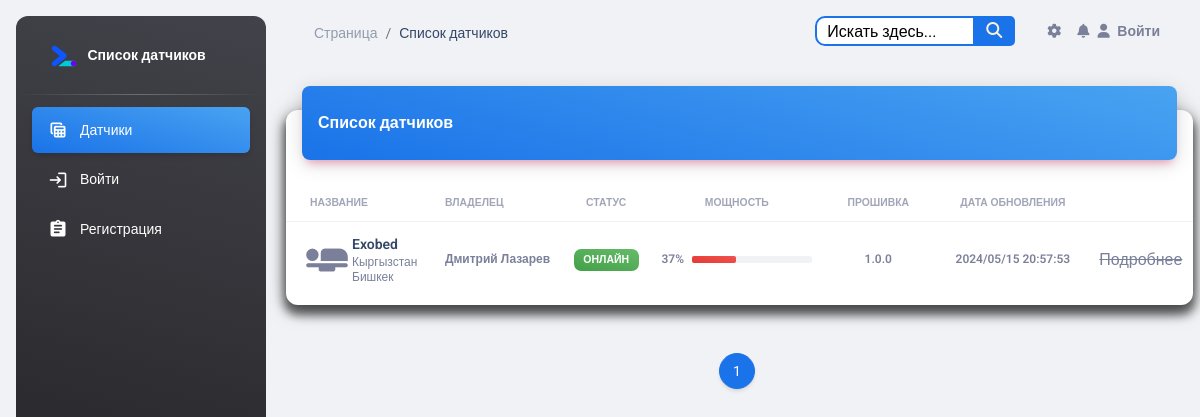
Before: / with the older database file.
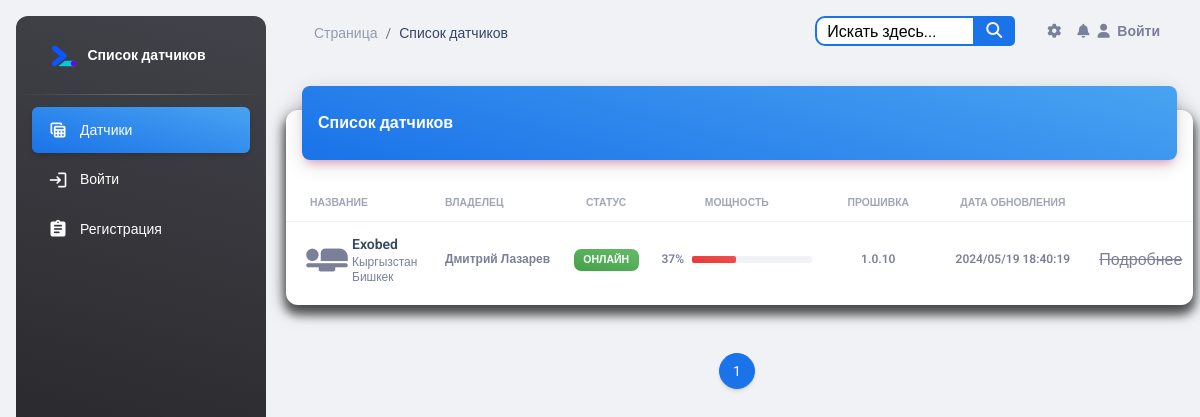
After: the same page with the newer database file.
### esp_sensor/models.py (models this page shows, shortened)
class Sensor(models.Model):
    id = models.AutoField(primary_key=True)
    name = models.CharField('Имя датчика', max_length=100, unique=True)
    slug = models.SlugField(max_length=255, unique=True, db_index=True, verbose_name="URL")
    description = models.TextField('Описание', blank=True)
    owner = models.CharField("Владелец", max_length=100, blank=True)
    date_added = models.DateTimeField('Дата добавления', auto_now=True)
    country = models.ManyToManyField(Country, blank=True, verbose_name='Страна')
    city = models.ManyToManyField(City, blank=True, verbose_name='Город')
    inclusions = models.IntegerField("Количество включений", default=0)
    power = models.IntegerField(default=0, blank=True, verbose_name='Мощность',
                                validators=[MinValueValidator(0), MaxValueValidator(100)])
    watt = models.IntegerField("Потребление мощности", default=0)
    volt = models.IntegerField("Электрическое напряжение", default=0)
    work = models.BooleanField('Онлайн', default=True)
    blocked = models.BooleanField('Заблокирован', default=False)
    start = models.BooleanField('Старт', default=False)
    temperature = models.FloatField('Температура', default=0)
    fan_speed = models.IntegerField('Скорость кулера', default=0)
    ip_address = models.CharField('IP Адрес', max_length=15, blank=True)
    mac_address = models.CharField('MAC Адрес', max_length=20, blank=True)
    confirmed = models.BooleanField('Подтвержден администратором', default=False)
    version = models.CharField('Версия прошивки', max_length=15, blank=True)
    processing_time = models.FloatField('Время обработки (мс)', null=True, blank=True)
    def is_blocked(self):
        return self.blocked
    class Meta:
        verbose_name = 'Датчик'
        verbose_name_plural = 'Датчики'

### esp_sensor/views.py (the view)
# urls.py: path('', SensorListView.as_view(), name='sensor_list'),
class SensorListView(ListView):
    model = Sensor
    template_name = 'sensor/sensor_list.html'
    context_object_name = 'sensors'
    paginate_by = 8
    def get_queryset(self):
        queryset = super().get_queryset()
        queryset = queryset.order_by('name', 'owner', '-blocked', '-date_added')
        queryset = queryset.prefetch_related('sensorlog_set')
        return queryset
    def get_context_data(self, **kwargs):
        context = super().get_context_data(**kwargs)
        queryset = self.get_queryset()
        sensors = context['sensors']
        confirmed_sensors = [sensor for sensor in queryset if sensor.confirmed]
        for sensor in confirmed_sensors:
            latest_log = sensor.sensorlog_set.last()
            if latest_log:
                sensor.last_updated = latest_log.timestamp
            else:
                sensor.last_updated = sensor.date_added
        unconfirmed_sensors = [sensor for sensor in queryset if not sensor.confirmed]
        for sensor in unconfirmed_sensors:
            latest_log = sensor.sensorlog_set.last()
            if latest_log:
                sensor.last_updated = latest_log.timestamp
            else:
                sensor.last_updated = sensor.date_added
        context['confirmed_sensors'] = confirmed_sensors
        context['unconfirmed_sensors'] = unconfirmed_sensors
        return context

### templates/sensor/sensor_list.html (shortened to what the changed rows need)
{% load static %}
{% include 'base.html' %}
<body class="g-sidenav-show  bg-gray-200">
<main class="main-content position-relative max-height-vh-100 h-100 border-radius-lg ">
    <div class="container-fluid py-4">
        {% if confirmed_sensors %}
            <div class="row">
                <div class="col-12">
                    <div class="card my-4">
                        <div class="card-body px-0 pb-2">
                            <div class="table-responsive p-0">
                                <table class="table align-items-center mb-0">
                                    <thead>
                                    <tr>
                                        <th class="text-uppercase text-secondary text-xxs font-weight-bolder opacity-7">
                                            Название
                                        </th>
                                        <th class="text-uppercase text-secondary text-xxs font-weight-bolder opacity-7 ps-2">
                                            Владелец
                                        </th>
                                        <th class="text-center text-uppercase text-secondary text-xxs font-weight-bolder opacity-7">
                                            Статус
                                        </th>
                                        <th class="text-center text-uppercase text-secondary text-xxs font-weight-bolder opacity-7">
                                            Мощность
                                        </th>
                                        <th class="text-center text-uppercase text-secondary text-xxs font-weight-bolder opacity-7">
                                            Прошивка
                                        </th>
                                        <th class="text-center text-uppercase text-secondary text-xxs font-weight-bolder opacity-7">
                                            Дата обновления
                                        </th>
                                        <th class="text-secondary opacity-7"></th>
                                    </tr>
                                    </thead>
                                    <tbody>
                                    {% for sensor in confirmed_sensors %}
                                        <tr>
                                            <td>
                                                <div class="d-flex px-2 py-1">
                                                    <div>
                                                        <i class="material-icons"
                                                           style="font-size: 50px;">airline_seat_flat</i>
                                                    </div>
                                                    <div class="d-flex flex-column justify-content-center">
                                                        <a href="{% url 'sensor_detail' sensor.pk %}"
                                                           class="text-secondary font-weight-bold text-xs"
                                                           data-toggle="tooltip" data-original-title="Edit user">
                                                            <h6 class="mb-0 text-sm">{{ sensor.name }}</h6>
                                                        </a>
                                                        {% for country in sensor.country.all %}
                                                            <p class="text-xs text-secondary mb-0">{{ country.name }}</p>
                                                        {% endfor %}
                                                        {% for city in sensor.city.all %}
                                                            <p class="text-xs text-secondary mb-0">{{ city.name }}</p>
                                                        {% endfor %}
                                                    </div>
                                                </div>
                                            </td>
                                            <td>
                                                <p class="text-xs font-weight-bold mb-0">{{ sensor.owner }}</p>
                                            </td>
                                            <td class="align-middle text-center text-sm">
                                                {% if sensor.is_blocked %}
                                                    <span class="badge badge-sm bg-gradient-danger">Заблокирован</span>
                                                {% else %}
                                                    {% if sensor.work %}
                                                        <span class="badge badge-sm bg-gradient-success">Онлайн</span>
                                                    {% else %}
                                                        <span class="badge badge-sm bg-gradient-secondary">Оффлайн</span>
                                                    {% endif %}
                                                {% endif %}
                                            </td>
                                            <td class="align-middle text-center">
                                                <div class="d-flex align-items-center justify-content-center">
                                                    <span class="me-2 text-xs font-weight-bold">{{ sensor.power }}%</span>
                                                    <div>
                                                        <div class="progress">
                                                            <div class="progress-bar bg-gradient-danger"
                                                                 role="progressbar" aria-valuenow="{{ sensor.power }}"
                                                                 aria-valuemin="0"
                                                                 aria-valuemax="100"
                                                                 style="width: {{ sensor.power }}%;"></div>
                                                        </div>
                                                    </div>
                                                </div>
                                            </td>
                                            <td class="align-middle text-center">
                                                <span class="text-secondary text-xs font-weight-bold">{{ sensor.version }}</span>
                                            </td>
                                            <td class="align-middle text-center">
                                                <span class="text-secondary text-xs font-weight-bold">{{ sensor.last_updated | date:"Y/m/d H:i:s" }}</span>
                                            </td>
                                            {% if user.is_authenticated %}
                                                <td class="align-middle">
                                                    <a href="{% url 'sensor_detail' sensor.pk %}"
                                                       class="text-secondary font-weight-bold text-xs"
                                                       data-toggle="tooltip" data-original-title="Edit user">
                                                        Подробнее
                                                    </a>
                                                </td>
                                            {% else %}
                                                <td class="align-middle">
                                                    <span style="text-decoration: line-through;">Подробнее</span>
                                                </td>
                                            {% endif %}
                                        </tr>
                                    {% endfor %}
                                    </tbody>
                                </table>
                            </div>
                        </div>
                    </div>
                </div>
            </div>
        {% endif %}
    </div>
</main>
</body>

Changed rows visible on the page:
changed Sensor "Exobed": version "1.0.0" → "1.0.10"; last_updated "2024/05/15 20:57:53" → "2024/05/19 18:40:19"
